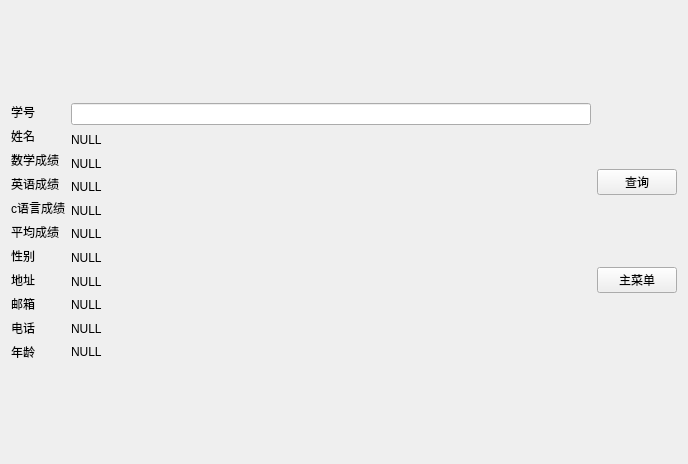
<?xml version="1.0" encoding="UTF-8"?>
<ui version="4.0">
 <class>SelectWidget</class>
 <widget class="QWidget" name="SelectWidget">
  <property name="geometry">
   <rect>
    <x>0</x>
    <y>0</y>
    <width>688</width>
    <height>464</height>
   </rect>
  </property>
  <property name="windowTitle">
   <string>选择学生信息</string>
  </property>
  <layout class="QGridLayout" name="gridLayout">
   <item row="0" column="0">
    <layout class="QVBoxLayout" name="verticalLayout">
     <item>
      <widget class="QLabel" name="idlabel">
       <property name="text">
        <string>学号</string>
       </property>
      </widget>
     </item>
     <item>
      <widget class="QLabel" name="namelabel">
       <property name="text">
        <string>姓名</string>
       </property>
      </widget>
     </item>
     <item>
      <widget class="QLabel" name="mathlabel">
       <property name="text">
        <string>数学成绩</string>
       </property>
      </widget>
     </item>
     <item>
      <widget class="QLabel" name="enlabel">
       <property name="text">
        <string>英语成绩</string>
       </property>
      </widget>
     </item>
     <item>
      <widget class="QLabel" name="clabel">
       <property name="text">
        <string>c语言成绩</string>
       </property>
      </widget>
     </item>
     <item>
      <widget class="QLabel" name="avglabel">
       <property name="text">
        <string>平均成绩</string>
       </property>
      </widget>
     </item>
     <item>
      <widget class="QLabel" name="label">
       <property name="text">
        <string>性别</string>
       </property>
      </widget>
     </item>
     <item>
      <widget class="QLabel" name="label1">
       <property name="text">
        <string>地址</string>
       </property>
      </widget>
     </item>
     <item>
      <widget class="QLabel" name="label_3">
       <property name="text">
        <string>邮箱</string>
       </property>
      </widget>
     </item>
     <item>
      <widget class="QLabel" name="phonelabel">
       <property name="text">
        <string>电话</string>
       </property>
      </widget>
     </item>
     <item>
      <widget class="QLabel" name="label_5">
       <property name="text">
        <string>年龄</string>
       </property>
      </widget>
     </item>
    </layout>
   </item>
   <item row="0" column="1">
    <layout class="QVBoxLayout" name="verticalLayout_3">
     <item>
      <layout class="QVBoxLayout" name="verticalLayout_2">
       <item>
        <widget class="QLineEdit" name="idLineEdit"/>
       </item>
       <item>
        <widget class="QLabel" name="showNameLabel">
         <property name="text">
          <string>NULL</string>
         </property>
        </widget>
       </item>
       <item>
        <widget class="QLabel" name="showMathLabel">
         <property name="text">
          <string>NULL</string>
         </property>
        </widget>
       </item>
       <item>
        <widget class="QLabel" name="showEnLabel">
         <property name="text">
          <string>NULL</string>
         </property>
        </widget>
       </item>
       <item>
        <widget class="QLabel" name="showCLabel">
         <property name="text">
          <string>NULL</string>
         </property>
        </widget>
       </item>
       <item>
        <widget class="QLabel" name="showAvgLabel">
         <property name="text">
          <string>NULL</string>
         </property>
        </widget>
       </item>
       <item>
        <widget class="QLabel" name="showSexLabel">
         <property name="text">
          <string>NULL</string>
         </property>
        </widget>
       </item>
       <item>
        <widget class="QLabel" name="showLocationLabel">
         <property name="text">
          <string>NULL</string>
         </property>
        </widget>
       </item>
       <item>
        <widget class="QLabel" name="showEmailLabel">
         <property name="text">
          <string>NULL</string>
         </property>
        </widget>
       </item>
       <item>
        <widget class="QLabel" name="showPhoneLabel">
         <property name="text">
          <string>NULL</string>
         </property>
        </widget>
       </item>
       <item>
        <widget class="QLabel" name="showAgeLabel">
         <property name="text">
          <string>NULL</string>
         </property>
        </widget>
       </item>
      </layout>
     </item>
    </layout>
   </item>
   <item row="0" column="2">
    <layout class="QVBoxLayout" name="verticalLayout_4">
     <item>
      <widget class="QPushButton" name="selectButton">
       <property name="text">
        <string>查询</string>
       </property>
      </widget>
     </item>
     <item>
      <widget class="QPushButton" name="returnButton">
       <property name="text">
        <string>主菜单</string>
       </property>
      </widget>
     </item>
    </layout>
   </item>
  </layout>
 </widget>
 <resources/>
 <connections/>
</ui>
